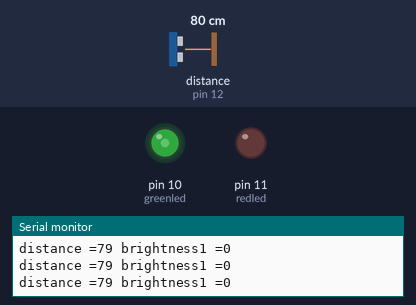
A sketch run on a simulated Arduino Uno, built with avr-gcc and run on an emulated ATmega328P. Parts: output pins drawn as LEDs (lit = HIGH), the last lines printed to the serial monitor. Wiring (inferred from the names in the program): ultrasonic range finder: trigger pin 13; echo pin 12. The inputs (shaded band) are chosen by the test bench; at power-on: distance to the obstacle (sensor on pin 12) 80 cm. The echo pulse lasts 58.3 µs per cm; pins used as bus, display or sensor lines are not drawn.

Above: at 1.2 s.
1.3 s: distance to the obstacle (sensor on pin 12) set to 18 cm
At 1.7 s:
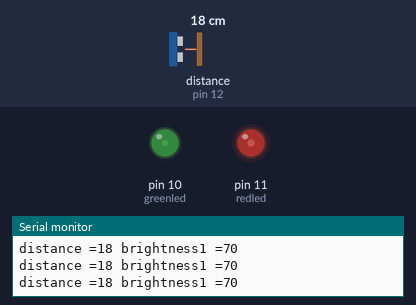
2.9 s: distance to the obstacle (sensor on pin 12) set to 60 cm
At 3.7 s:
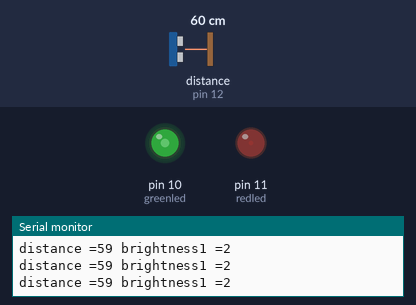
4.5 s: distance to the obstacle (sensor on pin 12) set to 35 cm
At 5.2 s:
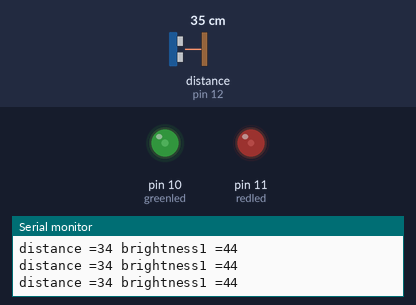
Timing chart, 0 to 7.5 s (numbered marks = the images above; inputs shaded):
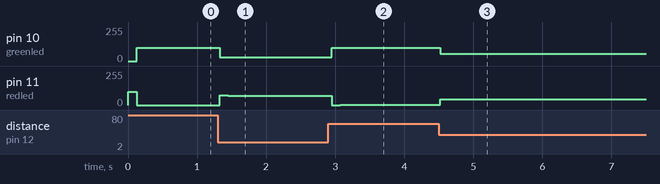

Measured:
- after the input at 1.3 s, pin 10 (greenled): 100/255 → 28/255 at once, → 30/255 0.12 s later; pin 11 (redled): 0/255 → 72/255 at once, → 70/255 0.12 s later
- after the input at 2.9 s, pin 10 (greenled): 30/255 → 100/255 after 0.05 s, → 98/255 0.12 s later; pin 11 (redled): 70/255 → 0/255 after 0.05 s, → 2/255 0.12 s later
- after the input at 4.5 s, pin 10 (greenled): 98/255 → 56/255 at once; pin 11 (redled): 2/255 → 44/255 at once

The sketch:

led_brightness_distance.ino
```cpp
#define trig 13
#define echo 12
#define redled 11
#define greenled 10
int max_distance = 60;

unsigned long curr_time, prev_time;
long duration, distance, distance2, fadeValue;
int brightness1, brightness2;

void setup() {
  pinMode(trig, OUTPUT);
  pinMode(echo, INPUT);
  pinMode(redled, OUTPUT);
  pinMode(greenled, OUTPUT);

  Serial.begin(9600);
}

void loop() {
  curr_time = millis();

  if (curr_time - prev_time >= 100) {

    digitalWrite(trig, LOW);
    delayMicroseconds(20);
    digitalWrite(trig, HIGH);
    delayMicroseconds(20);
    digitalWrite(trig, LOW);
    duration = pulseIn(echo, HIGH);
    distance = (duration / 2) / 29.1;
    prev_time = millis();
  }

  if (distance > max_distance) {
    brightness1 = 0;
    brightness2 = 100;
  } else if (distance < 4) {
    brightness1 = 100;
    brightness2 = 0;
  } else {
    brightness1 = map(distance, 0, max_distance, 100, 0);
    brightness2 = map(distance, 0, max_distance, 0, 100);
  }

  analogWrite(redled, brightness1);
  analogWrite(greenled, brightness2);

  Serial.print("distance =");
  Serial.print(distance);
  Serial.print(" brightness1 =");
  Serial.println(brightness1);
}
```
